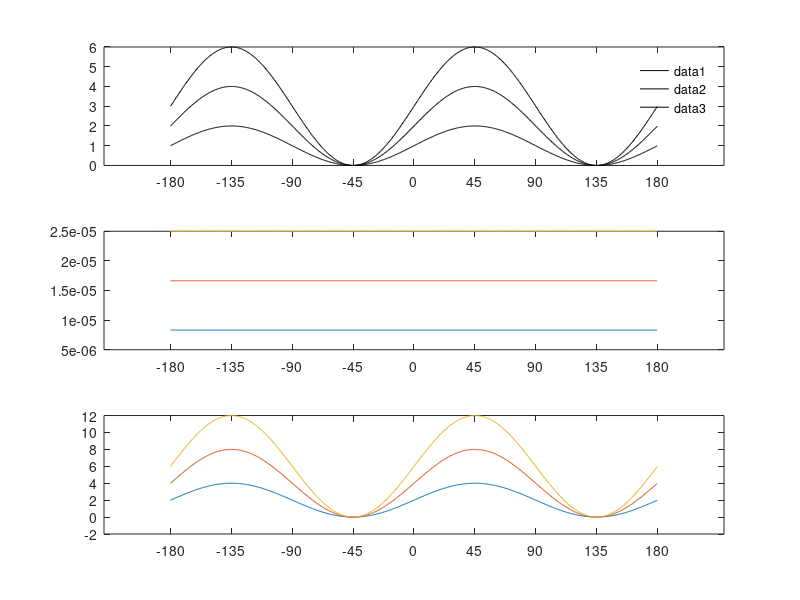
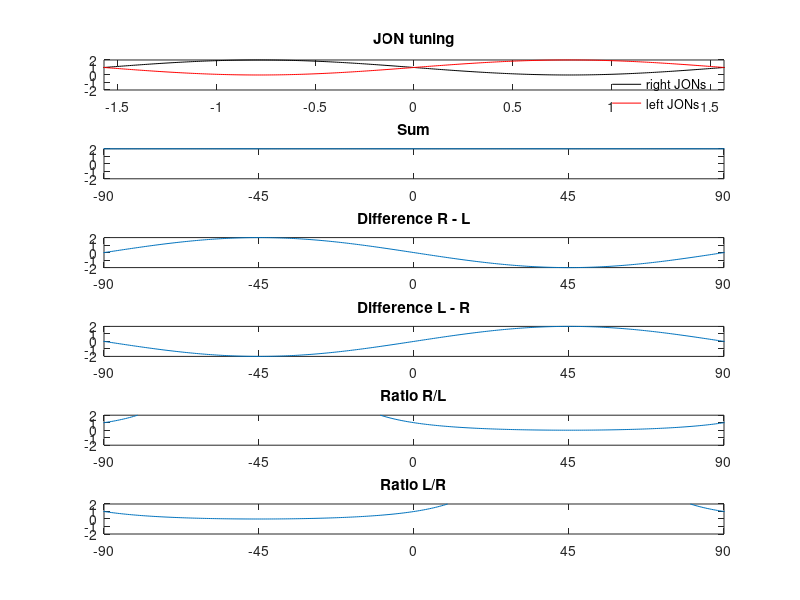
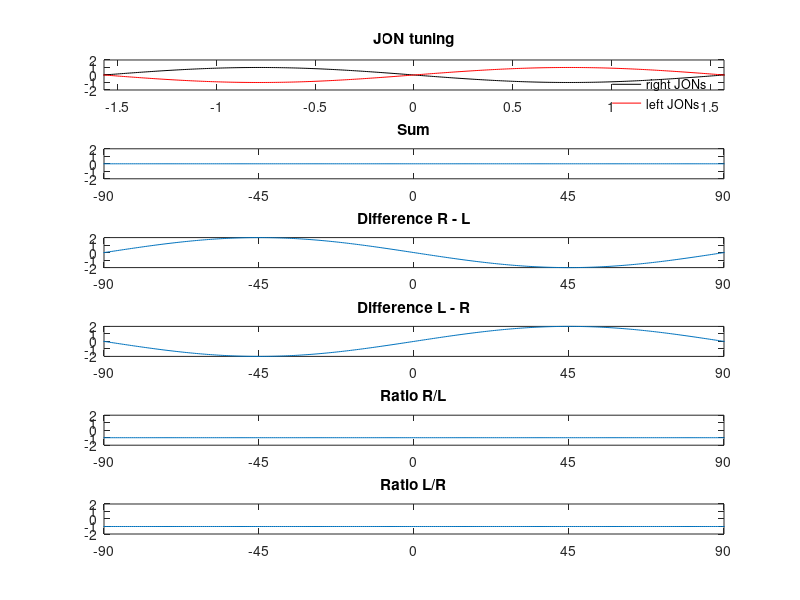

Source code (MATLAB) for these figures, in order:
close all
angles = -pi:0.01:pi;

%% normal
figure()
for n = 1:3;
    
    tuningR = n*sin(2*angles);
    tuningR = abs(min(tuningR))+n*sin(2*angles);

    tuningL = n*sin(2*(angles + pi/2));
    tuningL = abs(min(tuningL))+n*sin(2*angles);

    
    subplot(3,1,1)
    plot(angles,tuningR,'k')
    hold on
%     plot(angles,tuningL,'r')
    hold on
    legend right left
    legend boxoff
        set(gca,'XTick',[-pi,-3*pi/4,-pi/2,-pi/4,0,pi/4,pi/2,3*pi/4,pi]);
    set(gca,'XTickLabel',[-180,-135,-90,-45,0,45,90,135,180])
    
    difference = tuningR-tuningL;
    sum = tuningR + tuningL;
    subplot(3,1,2)
    plot(angles,difference)
    hold on
        set(gca,'XTick',[-pi,-3*pi/4,-pi/2,-pi/4,0,pi/4,pi/2,3*pi/4,pi]);
    set(gca,'XTickLabel',[-180,-135,-90,-45,0,45,90,135,180])
    
    subplot(3,1,3)
    plot(angles,sum)
    hold on
    set(gca,'XTick',[-pi,-3*pi/4,-pi/2,-pi/4,0,pi/4,pi/2,3*pi/4,pi]);
    set(gca,'XTickLabel',[-180,-135,-90,-45,0,45,90,135,180])
end


%% shifted upwards 
close all

tuningL = 1+sin(2*angles);
tuningR = 1+sin(2*(angles + pi/2));
figure()

subplot(6,1,1)
plot(angles,tuningR,'k')
hold on
plot(angles,tuningL,'r')
legend({'right JONs','left JONs'})
legend boxoff
% set(gca,'XTick',[-pi,-3*pi/4,-pi/2,-pi/4,0,pi/4,pi/2,3*pi/4,pi]);
% set(gca,'XTickLabel',[-180,-135,-90,-45,0,45,90,135,180])
xlim([-pi/2 pi/2])
title('JON tuning') 
ylim([-2 2])

subplot(6,1,2)
plot(angles,tuningR+tuningL)
set(gca,'XTick',[-pi,-3*pi/4,-pi/2,-pi/4,0,pi/4,pi/2,3*pi/4,pi]);
set(gca,'XTickLabel',[-180,-135,-90,-45,0,45,90,135,180])
xlim([-pi/2 pi/2])
title('Sum')
ylim([-2 2])

subplot(6,1,3)
plot(angles,tuningR-tuningL)
set(gca,'XTick',[-pi,-3*pi/4,-pi/2,-pi/4,0,pi/4,pi/2,3*pi/4,pi]);
set(gca,'XTickLabel',[-180,-135,-90,-45,0,45,90,135,180])
xlim([-pi/2 pi/2])
title('Difference R - L')
ylim([-2 2])

subplot(6,1,4)
plot(angles,tuningL-tuningR)
set(gca,'XTick',[-pi,-3*pi/4,-pi/2,-pi/4,0,pi/4,pi/2,3*pi/4,pi]);
set(gca,'XTickLabel',[-180,-135,-90,-45,0,45,90,135,180])
xlim([-pi/2 pi/2])
title('Difference L - R')
ylim([-2 2])

subplot(6,1,5)
plot(angles,tuningR./tuningL)
set(gca,'XTick',[-pi,-3*pi/4,-pi/2,-pi/4,0,pi/4,pi/2,3*pi/4,pi]);
set(gca,'XTickLabel',[-180,-135,-90,-45,0,45,90,135,180])
xlim([-pi/2 pi/2])
title('Ratio R/L')
ylim([-2 2])

subplot(6,1,6)
plot(angles,tuningL./tuningR)
set(gca,'XTick',[-pi,-3*pi/4,-pi/2,-pi/4,0,pi/4,pi/2,3*pi/4,pi]);
set(gca,'XTickLabel',[-180,-135,-90,-45,0,45,90,135,180])
xlim([-pi/2 pi/2])
title('Ratio L/R')
ylim([-2 2])

%% shifted upwards 
close all

tuningL = sin(2*angles);
tuningR = sin(2*(angles + pi/2));
figure()

subplot(6,1,1)
plot(angles,tuningR,'k')
hold on
plot(angles,tuningL,'r')
legend({'right JONs','left JONs'})
legend boxoff
% set(gca,'XTick',[-pi,-3*pi/4,-pi/2,-pi/4,0,pi/4,pi/2,3*pi/4,pi]);
% set(gca,'XTickLabel',[-180,-135,-90,-45,0,45,90,135,180])
xlim([-pi/2 pi/2])
title('JON tuning') 
ylim([-2 2])

subplot(6,1,2)
plot(angles,tuningR+tuningL)
set(gca,'XTick',[-pi,-3*pi/4,-pi/2,-pi/4,0,pi/4,pi/2,3*pi/4,pi]);
set(gca,'XTickLabel',[-180,-135,-90,-45,0,45,90,135,180])
xlim([-pi/2 pi/2])
title('Sum')
ylim([-2 2])

subplot(6,1,3)
plot(angles,tuningR-tuningL)
set(gca,'XTick',[-pi,-3*pi/4,-pi/2,-pi/4,0,pi/4,pi/2,3*pi/4,pi]);
set(gca,'XTickLabel',[-180,-135,-90,-45,0,45,90,135,180])
xlim([-pi/2 pi/2])
title('Difference R - L')
ylim([-2 2])

subplot(6,1,4)
plot(angles,tuningL-tuningR)
set(gca,'XTick',[-pi,-3*pi/4,-pi/2,-pi/4,0,pi/4,pi/2,3*pi/4,pi]);
set(gca,'XTickLabel',[-180,-135,-90,-45,0,45,90,135,180])
xlim([-pi/2 pi/2])
title('Difference L - R')
ylim([-2 2])

subplot(6,1,5)
plot(angles,tuningR./tuningL)
set(gca,'XTick',[-pi,-3*pi/4,-pi/2,-pi/4,0,pi/4,pi/2,3*pi/4,pi]);
set(gca,'XTickLabel',[-180,-135,-90,-45,0,45,90,135,180])
xlim([-pi/2 pi/2])
title('Ratio R/L')
ylim([-2 2])

subplot(6,1,6)
plot(angles,tuningL./tuningR)
set(gca,'XTick',[-pi,-3*pi/4,-pi/2,-pi/4,0,pi/4,pi/2,3*pi/4,pi]);
set(gca,'XTickLabel',[-180,-135,-90,-45,0,45,90,135,180])
xlim([-pi/2 pi/2])
title('Ratio L/R')
ylim([-2 2])

